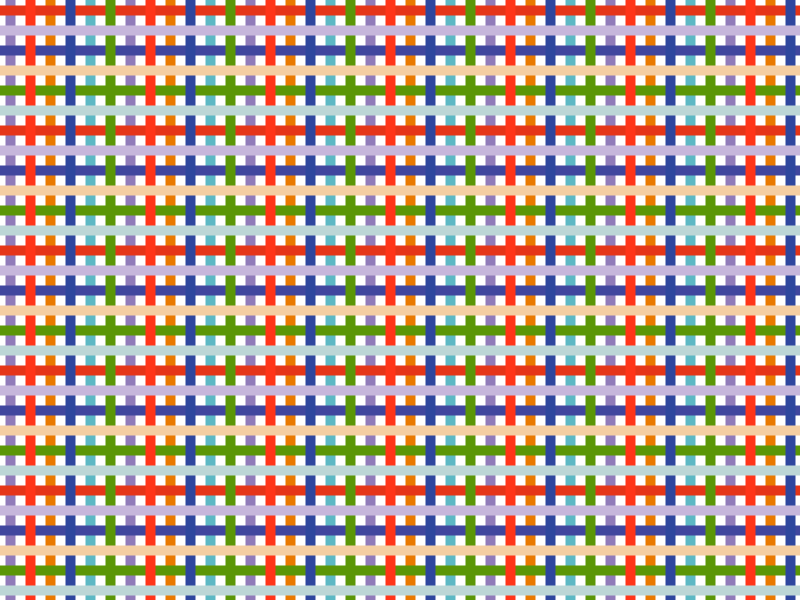
Frame 1 (no input)
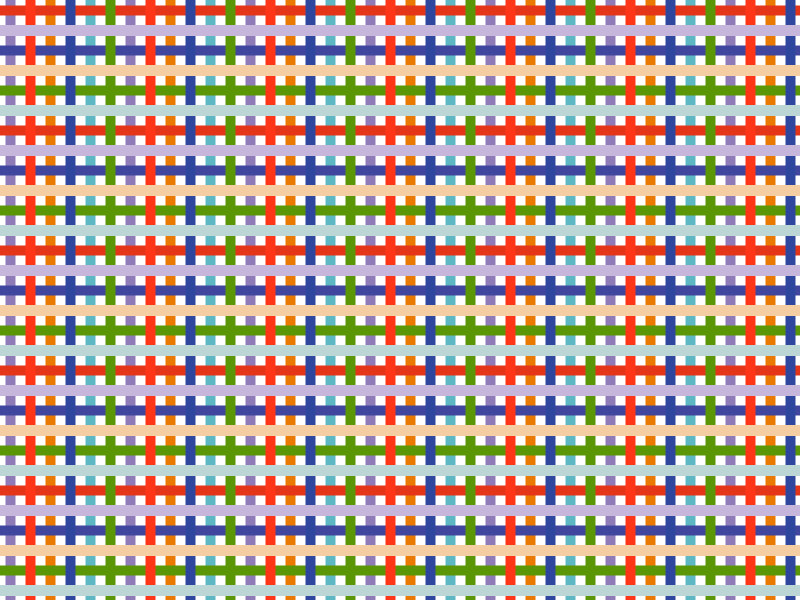
Frame 60 (the mouse pressed at the canvas centre just before this capture)
Frame 120 (the mouse held since frame 60 and released just before this capture): identical to frame 60, image omitted

The Processing sketch that drew these frames (run headless with seeded random() and noise(); from frame 60 on, the mouse is pressed at the canvas centre):

// Processing sketch: processing_161310
// ── processing_161310.pde

boolean renderpass1 = true;
boolean renderpass2 = true;
boolean renderpass3 = true;
boolean renderpass4 = true;
//Voor deze setup gooi ik vier maal een render eruit, een voor elke laag.

void setup(){
  size(800,600);
  background(255);

}

void draw(){
  int interval = 40;
  int colorstroke1 = 0;
  int colorstroke2 = 0;
  int colorstroke3=  0;
  int colorstroke4 = 0;
  //Deze colorstrokes geven aan op welke state de lijn is, omdat er 3 kleuren voorkomen per laag
  //en deze zichzelf constant herhalen. 
  int lineXtop = 0;
  int lineYtop = 0;
  
  int lineYstart = 10;
  int lineYstart2 = 30;
  int lineXstart = 10;
  int lineXstart2= 30;
  
  int lineY2 = 0;

   if(renderpass1){
     
        for (int i = 0; i <45; i = i+1) {
          //For loopje voor de eerste renderpass, hierbij wordt de onderste
          //laag gegenereerd.
                     if(colorstroke1 == 0){
                 stroke(144,123,185);
                 //kleur paars
                 
          }
                    if(colorstroke1 == 1){
                 stroke(233,121,0);
                 //kleur oranje
                 
          }
                    if(colorstroke1 == 2){
                 stroke(93,184,196);
                  //kleur cyaan
                 colorstroke1 = -1;
                 //Op het moment dat de colorstroke state de laatste waarde heeft 
                 //bereikt(cyaan), wordt deze gereset, dit om de incrementatie
                 //(colorstroke1++) te laten werken hieronder.
                 
          }
          
       strokeWeight(10);
      line(lineXstart,0,lineXstart,1200);
      
      lineXstart = lineXstart + interval;
      
        colorstroke1++;
        renderpass1 = false;
         
       } 

  }

   if(renderpass2){
        for (int i = 0; i <15; i = i+1) {
          if(colorstroke2 == 0){
                 stroke(229,53,24);
                 
          }
                    if(colorstroke2 == 1){
                 stroke(64,70,158);
                 
          }
                    if(colorstroke2 == 2){
                 stroke(91,150,7);
                 colorstroke2 = -1;
          }
       strokeWeight(10);
      line(0,lineYstart,1200,lineYstart);
      lineYstart = lineYstart + interval;
      
        colorstroke2++;
        renderpass2 = false;
         
       } 
  }

 if(renderpass3){
        for (int i = 0; i <45; i = i+1) {
          if(colorstroke3 == 0){
                 stroke(259,53,24);
                 
          }
                    if(colorstroke3 == 1){
                 stroke(46,70,158);
                 
          }
                    if(colorstroke3 == 2){
                 stroke(91,150,7);
                 colorstroke3 = -1;
          }
       strokeWeight(10);
      line(lineXstart2,0,lineXstart2,1200);
      lineXstart2 = lineXstart2 + interval;
      
        colorstroke3++;
        renderpass3 = false;
         
       } 
  }

   if(renderpass4){
        for (int i = 0; i <15; i = i+1) {
          
          if(colorstroke4 == 0){
          stroke(198,182,219);                 
          }
           if(colorstroke4 == 1){
           stroke(244,206,162);                 
          }
          
           if(colorstroke4 == 2){
           stroke(188,214,214);
           colorstroke4 = -1;
          }
       strokeWeight(10);
      line(0,lineYstart2,1200,lineYstart2);
      lineYstart2 = lineYstart2 + interval;
      
        colorstroke4++;
        renderpass2 = false;         
       } 

  }
  
}
